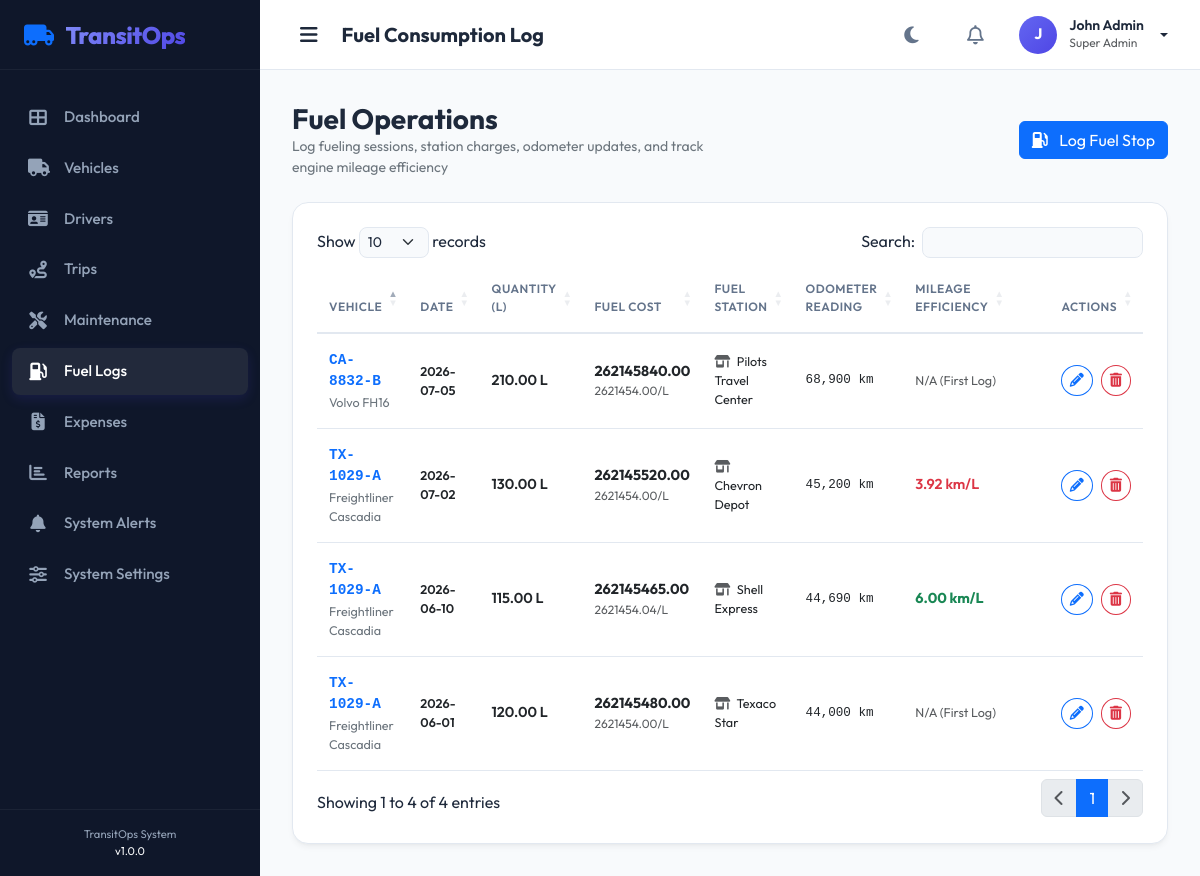
The page /fuel (signed in) on the database its author committed.
### tables this page shows
CREATE TABLE IF NOT EXISTS `fuel_logs` (
  `id` INT AUTO_INCREMENT PRIMARY KEY,
  `vehicle_id` INT NOT NULL,
  `date` DATE NOT NULL,
  `quantity` DECIMAL(8, 2) NOT NULL,  
  `cost` DECIMAL(10, 2) NOT NULL,
  `station` VARCHAR(100) NOT NULL,
  `odometer` INT NOT NULL,
  `mileage` DECIMAL(8, 2) NOT NULL DEFAULT 0.00,  
  `created_at` TIMESTAMP DEFAULT CURRENT_TIMESTAMP,
  FOREIGN KEY (`vehicle_id`) REFERENCES `vehicles` (`id`) ON DELETE CASCADE
);

CREATE TABLE IF NOT EXISTS `vehicles` (
  `id` INT AUTO_INCREMENT PRIMARY KEY,
  `registration_number` VARCHAR(30) NOT NULL UNIQUE,
  `name` VARCHAR(100) NOT NULL,
  `model` VARCHAR(100) NOT NULL,
  `type` VARCHAR(50) NOT NULL,  
  `manufacturer` VARCHAR(100) NOT NULL,
  `year` INT NOT NULL,
  `capacity` DECIMAL(10, 2) NOT NULL,  
  `odometer` INT NOT NULL DEFAULT 0,
  `purchase_cost` DECIMAL(12, 2) NOT NULL,
  `purchase_date` DATE NOT NULL,
  `insurance_expiry` DATE NOT NULL,
  `rc_expiry` DATE NOT NULL,
  `status` VARCHAR(20) DEFAULT 'Available',  
  `image_path` VARCHAR(255) NULL,
  `created_at` TIMESTAMP DEFAULT CURRENT_TIMESTAMP,
  `updated_at` TIMESTAMP DEFAULT CURRENT_TIMESTAMP ON UPDATE CURRENT_TIMESTAMP
);

### controllers/FuelController.php (called while the page is built, shortened)
<?php
require_once dirname(__DIR__) . '/models/FuelLog.php';
require_once dirname(__DIR__) . '/helpers/AuthHelper.php';
class FuelController extends Controller {
    private $fuelLogModel;
    private $vehicleModel;
    public function __construct() {
        $this->fuelLogModel = new FuelLog();
        $this->vehicleModel = new Vehicle();
    }
    public function index() {
        $logs = $this->fuelLogModel->getLogsWithDetails();
        $vehicles = $this->vehicleModel->where("status != 'Retired'", [], "name ASC");
        $this->view('fuel/index', [
            'title' => 'Fuel Management | TransitOps',
            'headerTitle' => 'Fuel Consumption Log',
            'logs' => $logs,
            'vehicles' => $vehicles
        ]);
    }
}

### index.php (called while the page is built, shortened)
<?php
$requestUri = $_SERVER['REQUEST_URI'] ?? '/';
$requestMethod = $_SERVER['REQUEST_METHOD'] ?? 'GET';
$parsedUrl = parse_url($requestUri);
$path = $parsedUrl['path'] ?? '/';
$path = '/' . ltrim($path, '/');
$routes = require_once __DIR__ . '/config/routes.php';
$routeKey = $requestMethod . '|' . $path;
$handler = $routes[$routeKey] ?? null;
list($controllerName, $action) = explode('@', $handler);
$controllerInstance = new $controllerName();
try {
    $controllerInstance->$action();
} catch (Exception $e) {
    if (DEV_MODE) {
        die("An application error occurred: " . $e->getMessage() . "<br><pre>" . $e->getTraceAsString() . "</pre>");
    } else {
        http_response_code(500);
        die("An internal server error occurred. Please contact the administrator.");
    }
}

### helpers/AuthHelper.php (called while the page is built, shortened)
<?php
class AuthHelper {
    public static function isLoggedIn() {
        return isset($_SESSION['user_id']);
    }
    public static function userPermissions() {
        return $_SESSION['user_permissions'] ?? [];
    }
    public static function hasPermission($permission) {
        $permissions = self::userPermissions();
        if (in_array('all', $permissions)) {
            return true;
        }
        return in_array($permission, $permissions);
    }
}

### models/FuelLog.php (called while the page is built, shortened)
<?php
require_once dirname(__DIR__) . '/models/Model.php';
class FuelLog extends Model {
    public function getLogsWithDetails() {
        $sql = "SELECT f.*, v.name as vehicle_name, v.registration_number
                FROM `fuel_logs` f
                JOIN `vehicles` v ON f.vehicle_id = v.id
                ORDER BY f.date DESC, f.created_at DESC";
        $stmt = self::query($sql);
        return $stmt->fetchAll();
    }
}

### config/database.php (called while the page is built)
<?php
class Database {
    private static $host = 'localhost';
    private static $db_name = 'transitops';
    private static $username = 'root';
    private static $password = '';
    private static $conn = null;
    public static function connect() {
        if (self::$conn === null) {
            try {
                $dsn = "mysql:host=" . self::$host . ";dbname=" . self::$db_name . ";charset=utf8mb4";
                $options = [
                    PDO::ATTR_ERRMODE            => PDO::ERRMODE_EXCEPTION,
                    PDO::ATTR_DEFAULT_FETCH_MODE => PDO::FETCH_ASSOC,
                    PDO::ATTR_EMULATE_PREPARES   => false,
                ];
                self::$conn = new PDO($dsn, self::$username, self::$password, $options);
            } catch (PDOException $e) {
                if (defined('DEV_MODE') && DEV_MODE) {
                    die("Database Connection Error: " . $e->getMessage());
                } else {
                    die("Database Connection Error. Please try again later.");
                }
            }
        }
        return self::$conn;
    }
}

### models/Model.php (called while the page is built, shortened)
<?php
require_once dirname(__DIR__) . '/config/database.php';
abstract class Model {
    protected static function db() {
        return Database::connect();
    }
    public static function query($sql, $params = []) {
        $stmt = self::db()->prepare($sql);
        $stmt->execute($params);
        return $stmt;
    }
}

### views/fuel/index.php (the view, shortened to what this page needs)
<?php
require_once dirname(dirname(__DIR__)) . '/helpers/AuthHelper.php';
$isManagerOrFinance = AuthHelper::hasPermission('fuel_manage');
?>
<div class="row mb-4 align-items-center">
    <div class="col-md-6">
        <h3 class="fw-bold mb-0">Fuel Operations</h3>
        <p class="text-secondary small mb-0">Log fueling sessions, station charges, odometer updates, and track engine mileage efficiency</p>
    </div>
    <div class="col-md-6 text-md-end mt-3 mt-md-0">
        <?php if ($isManagerOrFinance): ?>
        <button class="btn btn-primary" onclick="openAddModal()">
            <i class="fas fa-gas-pump me-2"></i> Log Fuel Stop
        </button>
        <?php endif; ?>
    </div>
</div>
<div class="premium-card">
    <div class="table-responsive">
        <table id="fuelLogsTable" class="table table-hover w-100 align-middle">
            <thead>
                <tr>
                    <th>Vehicle</th>
                    <th>Date</th>
                    <th>Quantity (L)</th>
                    <th>Fuel Cost</th>
                    <th>Fuel Station</th>
                    <th>Odometer Reading</th>
                    <th>Mileage Efficiency</th>
                    <th style="width: 100px;" class="text-end">Actions</th>
                </tr>
            </thead>
            <tbody>
                <?php foreach ($logs as $log): ?>
                <tr>
                    <td>
                        <div class="fw-bold font-monospace text-primary"><?php echo htmlspecialchars($log['registration_number']); ?></div>
                        <div class="text-secondary small"><?php echo htmlspecialchars($log['vehicle_name']); ?></div>
                    </td>
                    <td>
                        <div class="small fw-semibold"><?php echo date('Y-m-d', strtotime($log['date'])); ?></div>
                    </td>
                    <td>
                        <div class="fw-semibold"><?php echo number_format($log['quantity'], 2); ?> L</div>
                    </td>
                    <td>
                        <div class="fw-bold text-dark"><?php echo CURRENCY_SYMBOL . number_format($log['cost'], 2); ?></div>
                        <div class="text-muted small" style="font-size: 0.75rem;">
                            <?php echo CURRENCY_SYMBOL . number_format($log['cost'] / $log['quantity'], 2); ?>/L
                        </div>
                    </td>
                    <td>
                        <div class="small"><i class="fas fa-store-alt text-muted me-1"></i> <?php echo htmlspecialchars($log['station']); ?></div>
                    </td>
                    <td>
                        <div class="small font-monospace fw-medium"><?php echo number_format($log['odometer']); ?> km</div>
                    </td>
                    <td>
                        <?php
                        $mil = floatval($log['mileage']);
                        if ($mil <= 0) {
                            echo '<span class="text-muted small">N/A (First Log)</span>';
                        } else {
                            $colorClass = 'text-danger fw-semibold';
                            if ($mil >= 6.0) $colorClass = 'text-success fw-bold';
                            elseif ($mil >= 4.0) $colorClass = 'text-warning fw-semibold';
                            echo '<span class="' . $colorClass . '">' . number_format($mil, 2) . ' km/L</span>';
                        }
                        ?>
                    </td>
                    <td class="text-end">
                        <div class="d-inline-flex gap-2">
                            <?php if ($isManagerOrFinance): ?>
                            <button class="btn btn-outline-primary btn-sm rounded-circle" onclick="openEditModal(<?php echo $log['id']; ?>)" title="Edit Log">
                                <i class="fas fa-pencil-alt"></i>
                            </button>
                            <button class="btn btn-outline-danger btn-sm rounded-circle" onclick="deleteLog(<?php echo $log['id']; ?>)" title="Delete Log">
                                <i class="fas fa-trash-alt"></i>
                            </button>
                            <?php else: ?>
                            <span class="text-muted small">Read Only</span>
                            <?php endif; ?>
                        </div>
                    </td>
                </tr>
                <?php endforeach; ?>
            </tbody>
        </table>
    </div>
</div>

### assets/css/style.css (style rules this page uses)
:root { --font-primary: 'Outfit', sans-serif; --bg-primary: #f8fafc; --bg-secondary: #ffffff; --bg-sidebar: #0f172a; --text-primary: #1e293b; --text-secondary: #64748b; --text-light: #94a3b8; --border-color: #e2e8f0; --card-shadow: 0 4px 6px -1px rgb(0 0 0 / 0.05), 0 2px 4px -2px rgb(0 0 0 / 0.05); --card-shadow-hover: 0 10px 15px -3px rgb(0 0 0 / 0.1), 0 4px 6px -4px rgb(0 0 0 / 0.1); --primary: #4f46e5; --primary-hover: #4338ca; --primary-rgb: 79, 70, 229; --success: #10b981; --warning: #f59e0b; --danger: #ef4444; --info: #06b6d4; --sidebar-bg: #0f172a; --sidebar-text: #94a3b8; --sidebar-active-text: #ffffff; --sidebar-active-bg: rgba(255, 255, 255, 0.08); }
* { margin: 0; padding: 0; box-sizing: border-box; }
body { font-family: var(--font-primary); background-color: var(--bg-primary); color: var(--text-primary); transition: background-color 0.3s ease, color 0.3s ease; overflow-x: hidden; }
.premium-card { background-color: var(--bg-secondary); border: 1px solid var(--border-color); border-radius: 16px; box-shadow: var(--card-shadow); padding: 1.5rem; transition: transform 0.2s ease, box-shadow 0.2s ease, background-color 0.3s ease, border-color 0.3s ease; }
.table { color: var(--text-primary) !important; }
.table th { font-weight: 600; text-transform: uppercase; font-size: 0.75rem; letter-spacing: 0.5px; color: var(--text-secondary); border-bottom: 2px solid var(--border-color); padding: 1rem 0.75rem; }
.table td { padding: 1rem 0.75rem; border-bottom: 1px solid var(--border-color); vertical-align: middle; font-size: 0.9rem; }

### rows shown on the page
fuel_logs: vehicle.registration_number "CA-8832-B", vehicle.name "Volvo FH16", date "2026-07-05", quantity "210.00", cost "840.00", $log['cost'] / $log['quantity'] "4.00", station "Pilots Travel Center", odometer "68,900", mileage "N/A (First Log)"
fuel_logs: vehicle.registration_number "TX-1029-A", vehicle.name "Freightliner Cascadia", date "2026-07-02", quantity "130.00", cost "520.00", $log['cost'] / $log['quantity'] "4.00", station "Chevron Depot", odometer "45,200", mileage "3.92"
fuel_logs: vehicle.registration_number "TX-1029-A", vehicle.name "Freightliner Cascadia", date "2026-06-10", quantity "115.00", cost "465.00", $log['cost'] / $log['quantity'] "4.04", station "Shell Express", odometer "44,690", mileage "6.00"
fuel_logs: vehicle.registration_number "TX-1029-A", vehicle.name "Freightliner Cascadia", date "2026-06-01", quantity "120.00", cost "480.00", $log['cost'] / $log['quantity'] "4.00", station "Texaco Star", odometer "44,000", mileage "N/A (First Log)"

### other values the page prints
VERSION "1.0.0"
$headerTitle "Fuel Consumption Log"
$initials "J"
$name "John Admin"
AuthHelper::userRole() "Super Admin"
